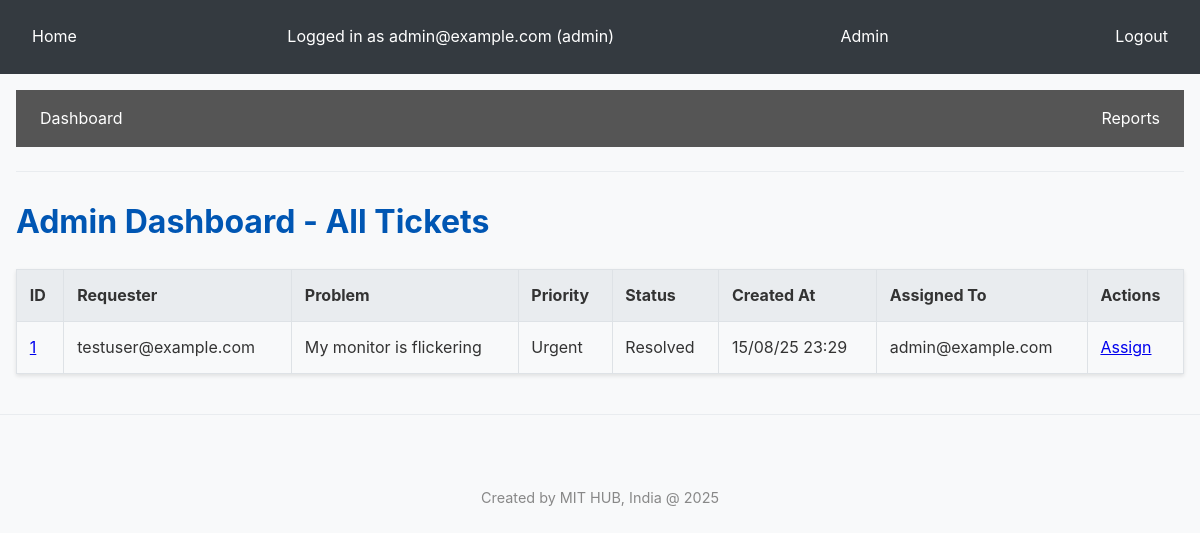
The app's page /admin/dashboard (signed in) with its own data.
### app.py (models this page shows, shortened)
class User(db.Model):
    id = db.Column(db.Integer, primary_key=True)
    email = db.Column(db.String(120), unique=True, nullable=False)
    password_hash = db.Column(db.String(255))
    role_id = db.Column(db.Integer, db.ForeignKey('role.id'), nullable=False)
    role = db.relationship('Role', backref=db.backref('users', lazy=True))
    tickets = db.relationship('Ticket', foreign_keys='Ticket.user_id', backref='requester', lazy=True)
    assigned_tickets = db.relationship('Ticket', foreign_keys='Ticket.assigned_to_id', backref='assignee', lazy=True)

class Role(db.Model):
    id = db.Column(db.Integer, primary_key=True)
    name = db.Column(db.String(50), unique=True, nullable=False)

class Ticket(db.Model):
    id = db.Column(db.Integer, primary_key=True)
    problem_description = db.Column(db.Text, nullable=False)
    priority = db.Column(db.String(50), nullable=False)
    expected_resolution_datetime = db.Column(db.DateTime, nullable=False)
    status = db.Column(db.String(50), nullable=False, default='Pending')
    created_at = db.Column(db.DateTime, nullable=False, default=datetime.utcnow)
    user_id = db.Column(db.Integer, db.ForeignKey('user.id'), nullable=False)
    assigned_to_id = db.Column(db.Integer, db.ForeignKey('user.id'), nullable=True)
    actions = db.relationship('TicketAction', backref='ticket', lazy='dynamic', cascade="all, delete-orphan")

### app.py (the view)
@app.route('/admin/dashboard')
@admin_required
def admin_dashboard():
    tickets = Ticket.query.order_by(Ticket.created_at.desc()).all()
    return render_template('admin/dashboard.html', tickets=tickets)

### app.py (called while the page is built)
def admin_required(view):
    @functools.wraps(view)
    def wrapped_view(**kwargs):
        if g.user is None or g.user.role.name != 'admin':
            flash("You do not have permission to view this page.", "danger")
            return redirect(url_for('index'))
        return view(**kwargs)
    return wrapped_view

@app.before_request
def load_logged_in_user():
    user_id = session.get('user_id')
    if user_id is None:
        g.user = None
    else:
        g.user = User.query.get(user_id)

### templates/admin/dashboard.html (shortened to what this page needs)
{% extends 'admin/base.html' %}
{% block admin_content %}
    <h1>Admin Dashboard - All Tickets</h1>
    <table>
        <thead>
            <tr>
                <th>ID</th>
                <th>Requester</th>
                <th>Problem</th>
                <th>Priority</th>
                <th>Status</th>
                <th>Created At</th>
                <th>Assigned To</th>
                <th>Actions</th>
            </tr>
        </thead>
        <tbody>
            {% for ticket in tickets %}
                <tr>
                    <td><a href="{{ url_for('ticket_detail', ticket_id=ticket.id) }}">{{ ticket.id }}</a></td>
                    <td>{{ ticket.requester.email }}</td>
                    <td>{{ ticket.problem_description[:50] }}{% if ticket.problem_description|length > 50 %}...{% endif %}</td>
                    <td>{{ ticket.priority }}</td>
                    <td>{{ ticket.status }}</td>
                    <td>{{ ticket.created_at.strftime('%d/%m/%y %H:%M') }}</td>
                    <td>{{ ticket.assignee.email if ticket.assignee else 'N/A' }}</td>
                    <td>
                        <a href="{{ url_for('assign_ticket', ticket_id=ticket.id) }}">Assign</a>
                    </td>
                </tr>
            {% else %}
                <tr>
                    <td colspan="8">No tickets found.</td>
                </tr>
            {% endfor %}
        </tbody>
    </table>
{% endblock %}

### templates/base.html (shortened to what this page needs)
<!doctype html>
<html lang="en">
<head>
    <link rel="stylesheet" href="{{ url_for('static', filename='style.css') }}">
</head>
<body>
    <nav>
        <a href="{{ url_for('index') }}">Home</a>
        {% if g.user %}
            <span>Logged in as {{ g.user.email }} ({{ g.user.role.name }})</span>
            {% if g.user.role.name == 'admin' %}
                <a href="{{ url_for('admin_dashboard') }}">Admin</a>
            {% endif %}
            <a href="{{ url_for('logout') }}">Logout</a>
        {% else %}
            <a href="{{ url_for('login') }}">Login</a>
            <a href="{{ url_for('register') }}">Register</a>
        {% endif %}
    </nav>
    <div class="container">
        <div class="content">
        {% block content %}{% endblock %}
        </div>
    </div>
    <hr>
    <footer>
        <p style="text-align: center; color: #888;">Created by MIT HUB, India @ 2025</p>
    </footer>
</body>
</html>

### static/style.css (style rules this page uses)
body { font-family: -apple-system, BlinkMacSystemFont, "Segoe UI", Roboto, "Helvetica Neue", Arial, sans-serif; margin: 0; padding: 0; background-color: #f8f9fa; color: #333; line-height: 1.6; }
.container { max-width: 1200px; margin: 0 auto; padding: 1rem; }
h1, h2, h3 { color: #0056b3; }
hr { border: 0; height: 1px; background-color: #e9ecef; margin: 1.5rem 0; }
nav { background-color: #343a40; color: white; padding: 1rem; display: flex; justify-content: space-between; align-items: center; }
nav a { color: white; text-decoration: none; padding: 0.5rem 1rem; border-radius: 5px; transition: background-color 0.2s; }
nav span { padding-right: 1rem; }
table { width: 100%; border-collapse: collapse; background: white; box-shadow: 0 2px 4px rgba(0,0,0,0.1); }
th, td { border: 1px solid #dee2e6; padding: 0.8rem; text-align: left; }
th { background-color: #e9ecef; }
tbody tr:nth-child(odd) { background-color: #f8f9fa; }
footer { text-align: center; padding: 2rem 0 1rem 0; color: #6c757d; font-size: 0.9rem; }

### records on screen
User: user.email "admin@example.com"
Role: user.role.name "admin"
Ticket: id "1", requester.email "testuser@example.com", problem_description "My monitor is flickering", priority "Urgent", status "Resolved", created_at "15/08/25 23:29", assignee "admin@example.com"
